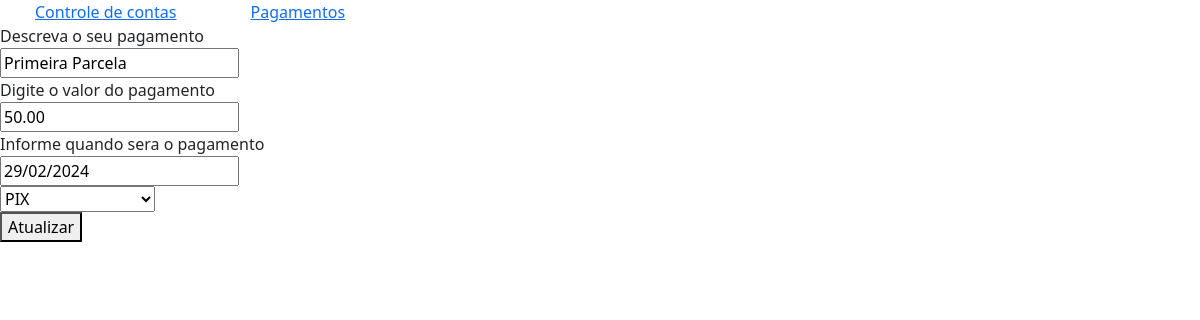
/controle_contas_pagamentos/upd_pagamento/2, run on an earlier commit of the app's database.
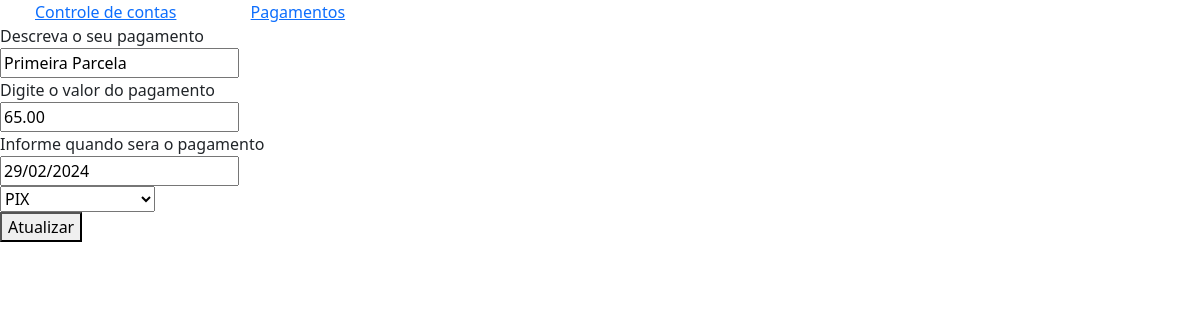
And on a later commit of the database.
### controle_contas_pagamentos/models.py (models this page shows, shortened)
class Pagamento(models.Model):
    descricao= models.CharField(max_length=255,null=False,blank=False,help_text='Descreva o seu pagamento')
    valor=models.DecimalField(max_digits=5,decimal_places=2,null=False,blank=False,help_text='Digite o valor do pagamento')
    data = models.DateField(help_text='Informe quando sera o pagamento')
    tipo = models.CharField(max_length=15,choices=TIPOPAG,default='4')

### controle_contas_pagamentos/views.py (the view)
# urls.py: path('controle_contas_pagamentos/upd_pagamento/<pk>', views.upd_pagamento, name='upd_pagamento'),
def upd_pagamento(request, pk):
    update = Pagamento.objects.get(id=pk)
    if( request.method != "POST"):
        form = PagamentoForm(instance=update)
    else:
        form = PagamentoForm(instance=update, data=request.POST)
        if(form.is_valid()):
            form.save()
            return HttpResponseRedirect(reverse('pagamento'))
    context = {'update': update, 'pk': pk, 'form': form}
    return render(request, 'controle_contas_pagamentos/upd_pagamento.html', context)

### controle_contas_pagamentos/forms.py
class PagamentoForm(forms.ModelForm):
    class Meta:
        model = Pagamento
        fields = "__all__"
        labels = {'descricao': '', 'valor': '','data': '', 'tipo': ''}

### controle_contas_pagamentos/templates/controle_contas_pagamentos/upd_pagamento.html (shortened to what this page needs)
{% extends 'base.html' %}
{% block content %}
<form action="{% url 'upd_pagamento' pk %}" method="post">
    {{ form }}
    <button type="submit">Atualizar</button>
</form>
{% endblock content%}

What changed in the data, as far as the page shows it:
changed Pagamento "Primeira Parcela": valor "50.00" → "65.00"
